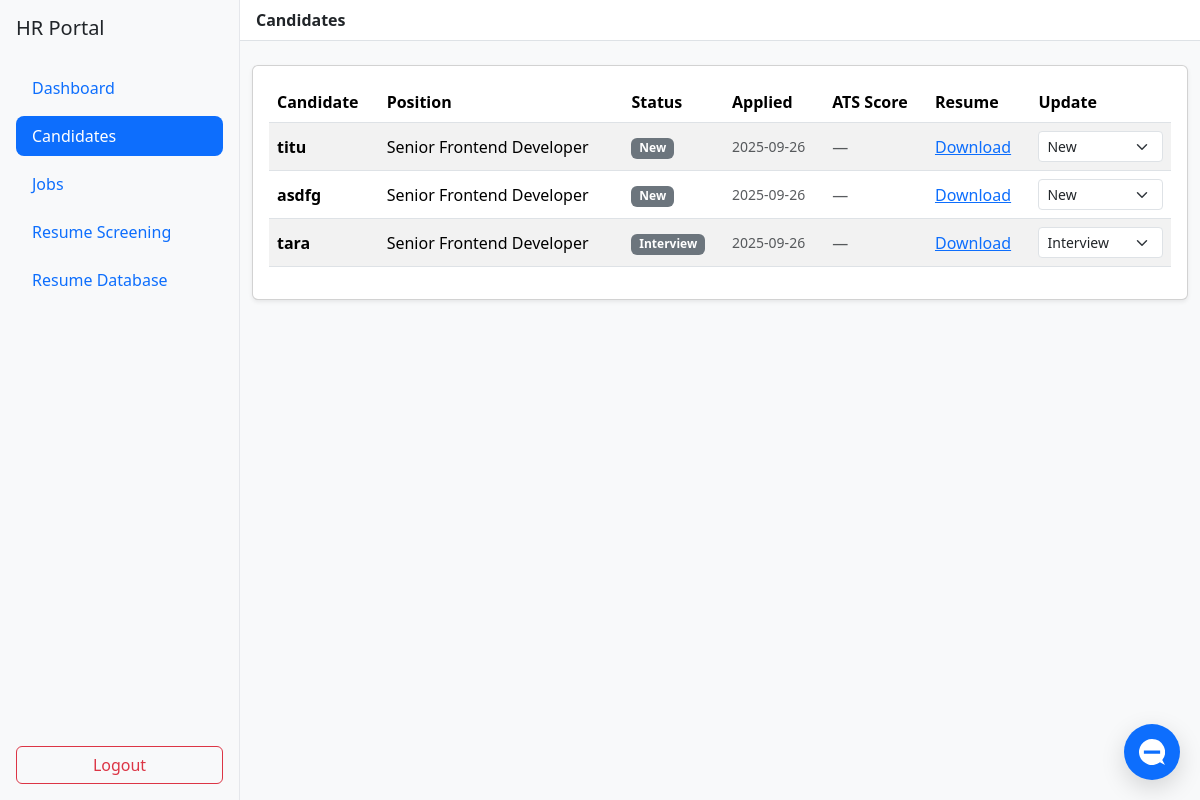
The app's page /hr/candidates (signed in) with its own data.
### app.py (models this page shows, shortened)
class Application(db.Model):
    id = db.Column(db.Integer, primary_key=True)
    candidate_id = db.Column(db.Integer, db.ForeignKey('candidate.id'), nullable=False)
    job_id = db.Column(db.Integer, db.ForeignKey('job.id'), nullable=False)
    status = db.Column(db.String(50), default='New')
    created_at = db.Column(db.DateTime, default=datetime.utcnow)
    resume_filename = db.Column(db.String(255))
    ats_score = db.Column(db.Integer, default=None)  # cached ATS score vs job description
    candidate = db.relationship('Candidate', backref=db.backref('applications', lazy=True))
    job = db.relationship('Job', backref=db.backref('applications', lazy=True))

class Candidate(db.Model):
    id = db.Column(db.Integer, primary_key=True)
    username = db.Column(db.String(80), unique=True, nullable=False)
    password_hash = db.Column(db.String(200), nullable=False)
    name = db.Column(db.String(120))
    email = db.Column(db.String(120))
    phone = db.Column(db.String(30))

class Job(db.Model):
    id = db.Column(db.Integer, primary_key=True)
    title = db.Column(db.String(200), nullable=False)
    company = db.Column(db.String(200), nullable=False)
    tags = db.Column(db.String(200), default='')
    description = db.Column(db.Text, default='')  # JD text

### app.py (the view)
@app.route('/hr/candidates')
def hr_candidates():
    guard = require_hr()
    if guard:
        return guard
    apps = Application.query.order_by(Application.created_at.desc()).all()
    return render_template('hr_candidates.html', applications=apps, status_options=STATUS_OPTIONS)

### app.py (called while the page is built)
def require_hr():
    if 'hr_id' not in session:
        return redirect(url_for('login_hr'))
    return None

### templates/hr_candidates.html
{% extends 'hr_base.html' %}
{% set title='Candidates' %}
{% set active='candidates' %}
{% set header='Candidates' %}
{% block body %}
<div class="card shadow-sm">
  <div class="card-body">
    <div class="table-responsive">
      <table class="table table-striped align-middle">
        <thead><tr><th>Candidate</th><th>Position</th><th>Status</th><th>Applied</th><th>ATS Score</th><th>Resume</th><th>Update</th></tr></thead>
        <tbody>
          {% for a in applications %}
          <tr>
            <td>
              <div class="fw-semibold">{{ a.candidate.name or a.candidate.username }}</div>
            </td>
            <td>{{ a.job.title }}</td>
            <td><span class="badge text-bg-secondary">{{ a.status }}</span></td>
            <td class="text-muted small">{{ a.created_at.strftime('%Y-%m-%d') }}</td>
            <td>
              {% if a.ats_score is not none %}
                <span class="badge bg-{% if a.ats_score >= 75 %}success{% elif a.ats_score >= 50 %}warning{% else %}secondary{% endif %}">{{ a.ats_score }}%</span>
              {% else %}
                <span class="text-muted">—</span>
              {% endif %}
            </td>
            <td>{% if a.resume_filename %}<a href="{{ url_for('download_resume', filename=a.resume_filename) }}">Download</a>{% else %}N/A{% endif %}</td>
            <td>
              <form method="post" action="{{ url_for('hr_update_status', app_id=a.id) }}">
                <select class="form-select form-select-sm" name="status" onchange="this.form.submit()">
                  {% for s in status_options %}
                  <option value="{{ s }}" {% if s==a.status %}selected{% endif %}>{{ s }}</option>
                  {% endfor %}
                </select>
              </form>
            </td>
          </tr>
          {% else %}
          <tr><td colspan="7" class="text-muted">No applications yet.</td></tr>
          {% endfor %}
        </tbody>
      </table>
    </div>
  </div>
  </div>
{% endblock %}

### static/css/styles.css (style rules this page uses)
body { background-color: #f8f9fa; }

### records on screen
Application: candidate "titu", job "Senior Frontend Developer", status "New", created_at "2025-09-26"
Application: candidate "asdfg", job "Senior Frontend Developer", status "New", created_at "2025-09-26"
Application: candidate "tara", job "Senior Frontend Developer", status "Interview", created_at "2025-09-26"

### other values on screen
{{ header or '' }} "Candidates"
